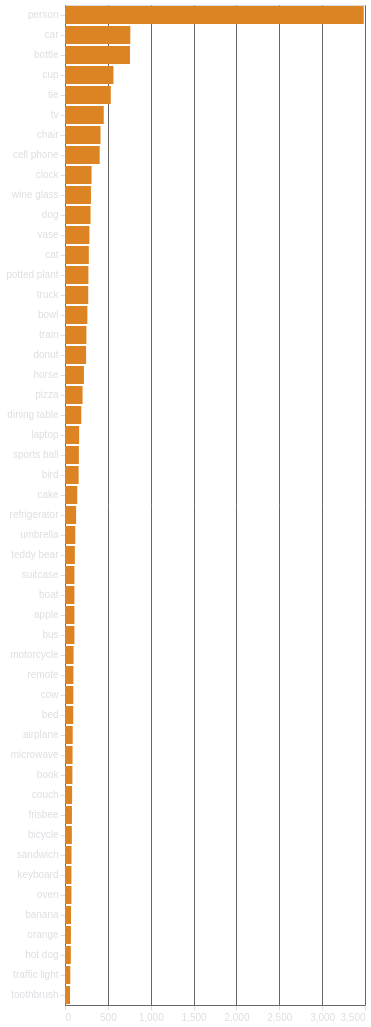

Vega-Lite specification stored for this chart:
### Vega-Lite specification from a JSON file in a GitHub repository (floating-point values rounded to 4 significant figures)
{"config": {"background": "transparent", "title": {"color": "#DBDEE1", "fontSize": 16}, "axis": {"domainColor": "#666666", "gridColor": "#666666", "tickColor": "#DBDEE1", "titleColor": "#DBDEE1", "labelColor": "#DBDEE1"}, "legend": {"labelColor": "#DBDEE1", "titleColor": "#DBDEE1"}}, "data": {"name": "data-44c04a18e006e56bb8b071220a79368e"}, "mark": {"type": "bar"}, "encoding": {"color": {"value": "#dc8423"}, "tooltip": [{"field": "Occorrenze", "title": "Occorrenze", "type": "quantitative"}], "x": {"field": "Occorrenze", "title": null, "type": "quantitative"}, "y": {"field": "Class", "sort": "-x", "title": null, "type": "nominal"}}, "height": "container", "width": "container", "$schema": "https://vega.github.io/schema/vega-lite/v5.8.0.json", "datasets": {"data-44c04a18e006e56bb8b071220a79368e": [{"Class": "person", "Occorrenze": 3485}, {"Class": "car", "Occorrenze": 762}, {"Class": "bottle", "Occorrenze": 758}, {"Class": "cup", "Occorrenze": 565}, {"Class": "tie", "Occorrenze": 534}, {"Class": "tv", "Occorrenze": 452}, {"Class": "chair", "Occorrenze": 414}, {"Class": "cell phone", "Occorrenze": 405}, {"Class": "clock", "Occorrenze": 310}, {"Class": "wine glass", "Occorrenze": 303}, {"Class": "dog", "Occorrenze": 298}, {"Class": "vase", "Occorrenze": 285}, {"Class": "cat", "Occorrenze": 278}, {"Class": "potted plant", "Occorrenze": 273}, {"Class": "truck", "Occorrenze": 271}, {"Class": "bowl", "Occorrenze": 261}, {"Class": "train", "Occorrenze": 250}, {"Class": "donut", "Occorrenze": 246}, {"Class": "horse", "Occorrenze": 221}, {"Class": "pizza", "Occorrenze": 205}, {"Class": "dining table", "Occorrenze": 190}, {"Class": "laptop", "Occorrenze": 165}, {"Class": "sports ball", "Occorrenze": 162}, {"Class": "bird", "Occorrenze": 159}, {"Class": "cake", "Occorrenze": 143}, {"Class": "refrigerator", "Occorrenze": 130}, {"Class": "umbrella", "Occorrenze": 120}, {"Class": "teddy bear", "Occorrenze": 115}, {"Class": "suitcase", "Occorrenze": 110}, {"Class": "boat", "Occorrenze": 110}, {"Class": "apple", "Occorrenze": 110}, {"Class": "bus", "Occorrenze": 110}, {"Class": "motorcycle", "Occorrenze": 100}, {"Class": "remote", "Occorrenze": 98}, {"Class": "cow", "Occorrenze": 97}, {"Class": "bed", "Occorrenze": 96}, {"Class": "airplane", "Occorrenze": 90}, {"Class": "microwave", "Occorrenze": 88}, {"Class": "book", "Occorrenze": 86}, {"Class": "couch", "Occorrenze": 83}, {"Class": "frisbee", "Occorrenze": 81}, {"Class": "bicycle", "Occorrenze": 80}, {"Class": "sandwich", "Occorrenze": 76}, {"Class": "keyboard", "Occorrenze": 75}, {"Class": "oven", "Occorrenze": 75}, {"Class": "banana", "Occorrenze": 70}, {"Class": "orange", "Occorrenze": 69}, {"Class": "hot dog", "Occorrenze": 68}, {"Class": "traffic light", "Occorrenze": 62}, {"Class": "toothbrush", "Occorrenze": 59}]}}
